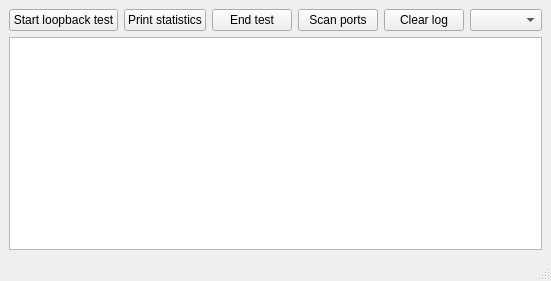
<?xml version="1.0" encoding="UTF-8"?>
<ui version="4.0">
 <class>MainWindow</class>
 <widget class="QMainWindow" name="MainWindow">
  <property name="geometry">
   <rect>
    <x>0</x>
    <y>0</y>
    <width>512</width>
    <height>281</height>
   </rect>
  </property>
  <property name="windowTitle">
   <string>MainWindow</string>
  </property>
  <widget class="QWidget" name="centralwidget">
   <layout class="QVBoxLayout" name="verticalLayout">
    <item>
     <layout class="QHBoxLayout" name="horizontalLayout">
      <item>
       <widget class="QPushButton" name="pushButtonStartTest">
        <property name="text">
         <string>Start loopback test</string>
        </property>
       </widget>
      </item>
      <item>
       <widget class="QPushButton" name="pushButtonPrintStatistics">
        <property name="text">
         <string>Print statistics</string>
        </property>
       </widget>
      </item>
      <item>
       <widget class="QPushButton" name="pushButtonEndTest">
        <property name="text">
         <string>End test</string>
        </property>
       </widget>
      </item>
      <item>
       <widget class="QPushButton" name="pushButtonScanPorts">
        <property name="text">
         <string>Scan ports</string>
        </property>
       </widget>
      </item>
      <item>
       <widget class="QPushButton" name="pushButtonClearLog">
        <property name="text">
         <string>Clear log</string>
        </property>
       </widget>
      </item>
      <item>
       <widget class="QComboBox" name="comboBoxAvailablePorts"/>
      </item>
     </layout>
    </item>
    <item>
     <widget class="QPlainTextEdit" name="plainTextEdit"/>
    </item>
   </layout>
  </widget>
  <widget class="QMenuBar" name="menubar">
   <property name="geometry">
    <rect>
     <x>0</x>
     <y>0</y>
     <width>512</width>
     <height>26</height>
    </rect>
   </property>
  </widget>
  <widget class="QStatusBar" name="statusbar"/>
 </widget>
 <resources/>
 <connections>
  <connection>
   <sender>pushButtonClearLog</sender>
   <signal>clicked()</signal>
   <receiver>plainTextEdit</receiver>
   <slot>clear()</slot>
   <hints>
    <hint type="sourcelabel">
     <x>372</x>
     <y>52</y>
    </hint>
    <hint type="destinationlabel">
     <x>392</x>
     <y>179</y>
    </hint>
   </hints>
  </connection>
 </connections>
</ui>
